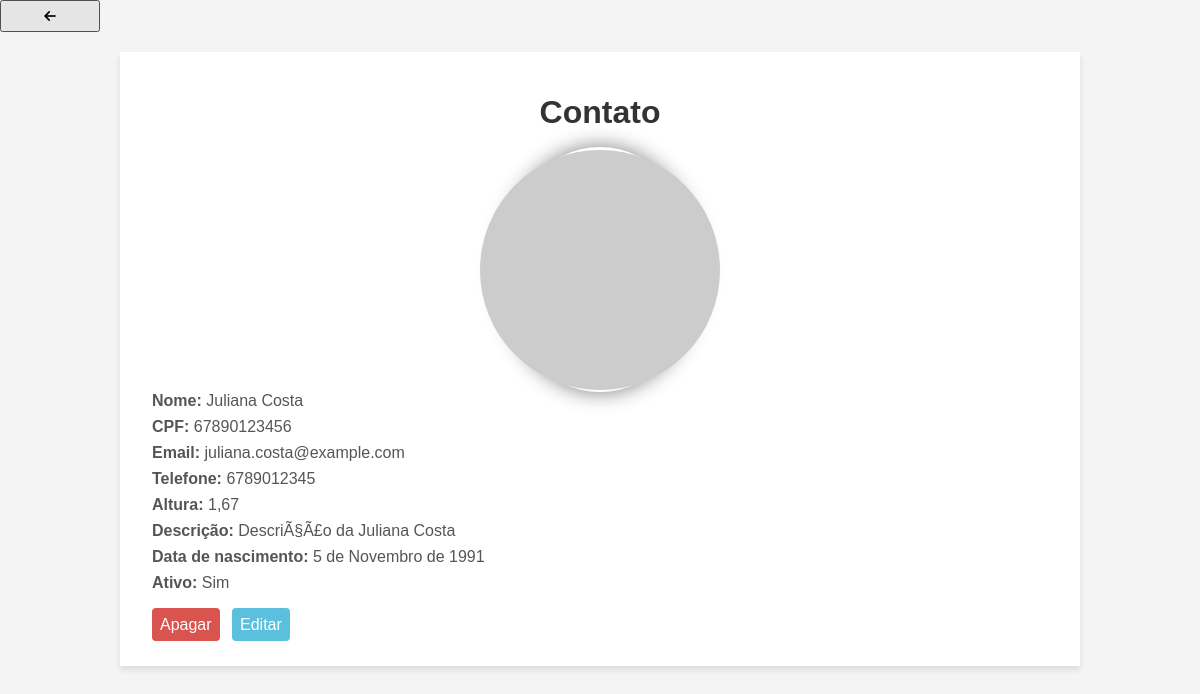
Screenshot of /contato/9 with the database file from the repository.
### contatos/models.py (models this page shows, shortened)
class Contatos(models.Model):
    nome = models.CharField(max_length=255)
    cpf = models.CharField(max_length=11)
    email = models.EmailField()
    telefone = models.IntegerField()
    altura = models.DecimalField(max_digits=3, decimal_places=2)
    descricao = models.TextField()
    data_nascimento = models.DateField()
    ativo = models.BooleanField()
    foto_url = models.URLField(default='https://via.placeholder.com/150')
    class Meta:
        verbose_name_plural = 'Contatos'

### contatos/views.py (the view, shortened to what this page needs)
# urls.py: path('contato/<int:id>', views.contato, name='contato'),
def contato(request, id):
    contato = Contatos.objects.get(id=id)
    return render(request, 'pages/contato.html', {'contato':contato})

### contatos/templates/pages/contato.html (shortened to what this page needs)
{% load static %}
<!DOCTYPE html>
<html lang="pt-br">
<head>
    <link rel="stylesheet" href="https://cdnjs.cloudflare.com/ajax/libs/font-awesome/6.3.0/css/all.min.css"
 />
    <link rel="stylesheet" href="{% static 'style.css'%}">
</head>
<body>
    <button id="voltar"><i class="fas fa-arrow-left"></i></button>
    <div id="container">
        <h1 id="titulo">Contato</h1>
        {% if contato %}
        <div class="img-contato" style="display: flex; justify-content: center; align-items: center; width:245px; height:245px; background-color: transparent; margin: 0 auto; border-radius:50%; box-shadow: 0px 0px 20px 1px #00000077;">
            <img src="{{contato.foto_url}}" alt="Foto de {{contato.nome}}" style="width:240px; height:240px; border-radius: 50%; margin: 0 auto;">
        </div>
        <div id="info-contato">
            <p class="item-info"><strong>Nome:</strong> {{contato.nome}}</p>
            <p class="item-info"><strong>CPF:</strong> {{contato.cpf}}</p>
            <p class="item-info"><strong>Email:</strong> {{contato.email}}</p>
            <p class="item-info"><strong>Telefone:</strong> {{contato.telefone}}</p>
            <p class="item-info"><strong>Altura:</strong> {{contato.altura}}</p>
            <p class="item-info"><strong>Descrição:</strong> {{contato.descricao}}</p>
            <p class="item-info"><strong>Data de nascimento:</strong> {{contato.data_nascimento}}</p>
            {% if contato.ativo == True %}
            <p class="item-info"><strong>Ativo:</strong> Sim</p>
            {% else %}
            <p class="item-info"><strong>Ativo:</strong> Não</p>
            {% endif %}
        </div>
        {% else %}
        <p id="contato-nao-encontrado">Contato não encontrado</p>
        {% endif %}
        <a id="apagar" href="{% url 'delete' contato.id %}">Apagar</a>
        <a id="editar" href="{% url 'edit' contato.id %}">Editar</a>
    </div>
</body>
</html>

### templates/static/style.css (style rules this page uses)
* { margin: 0; padding: 0; box-sizing: border-box; font-family: Verdana, Geneva, Tahoma, sans-serif; text-decoration: none; }
body { background-color: #f4f4f4; }
h1 { text-align: center; margin: 10px 0; }
button { width: 100px; height: 2rem; }
#container { width: 80%; margin: 20px auto; padding: 2rem; background-color: white; box-shadow: 0 4px 6px rgba(0, 0, 0, 0.1); }
#titulo { text-align: center; color: #333; margin-bottom: 1rem; }
.img-contato { width: 100%; max-width: 200px; height: auto; border-radius: 50%; margin: 0 auto; display: block; }
.item-info { color: #555; margin-bottom: 0.5rem; }
.item-info:last-child { margin-bottom: 1.5rem; }
#apagar, #editar { color: white; border: none; border-radius: 4px; padding: 0.5rem; cursor: pointer; height: fit-content; margin-right: 0.5rem; }
#apagar { background-color: #d9534f; }
#editar { background-color: #5bc0de; }

### rows the page displays
Contatos: nome "Juliana Costa", cpf "67890123456", email "juliana.costa@example.com", telefone "6789012345", altura "1,67", descricao "DescriÃ§Ã£o da Juliana Costa", data_nascimento "5 de Novembro de 1991"
